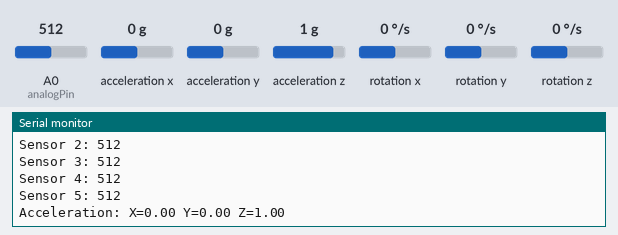
Bench run of a sketch on a simulated ESP8266 (NodeMCU). Shown: the last lines printed to the serial monitor. Inputs (shaded band) come from the test bench; at power-on: A0 (analogPin) = 512, acceleration x 0 g, acceleration y 0 g, acceleration z 1 g, rotation x 0 °/s, rotation y 0 °/s, rotation z 0 °/s. WiFi joins after 1.5 s; servers stay silent unless stated.

Above: at 3.2 s.
3.3 s: A0 (analogPin) set to 106
At 3.3 s:
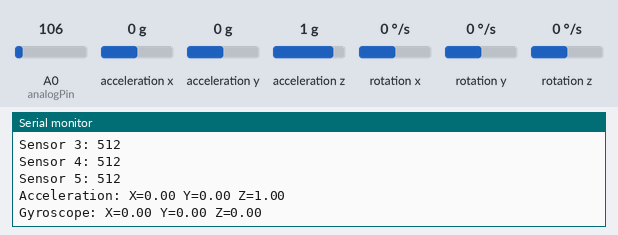
4.8 s: A0 (analogPin) set to 89
At 6.3 s:
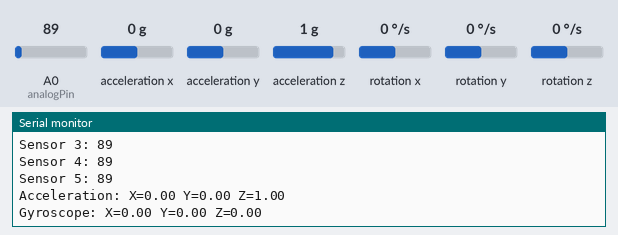
Timing chart, 0 to 7.8 s (numbered marks = the images above; inputs shaded):
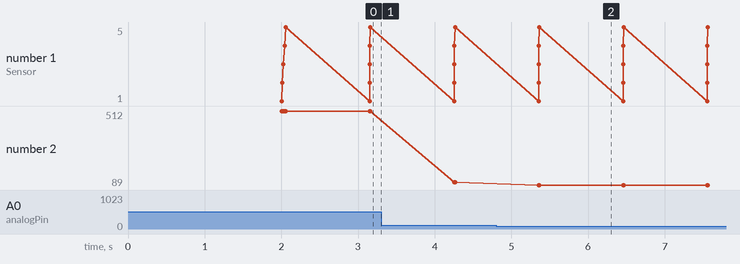

The sketch:

LeftShoe.ino
```cpp
/*#include <ESP8266WiFi.h>
#include <Wire.h>
#include <MPU6050.h>
#include <WiFiClient.h>
#include <ESP8266HTTPClient.h>

MPU6050 mpu;
const int S0 = D5;
const int S1 = D6;
const int S2 = D7;
const int analogPin = A0;

const char* ssid = "MCA_IOT";
const char* password = "23471482024";

const char* server = "api.thingspeak.com";
const String apiKey = "SJVQUTQELHREHI2B";

WiFiClient client;

void setup() {
    Wire.begin();
    Serial.begin(9600);
    mpu.initialize();
    pinMode(S0, OUTPUT);
    pinMode(S1, OUTPUT);
    pinMode(S2, OUTPUT);

    WiFi.begin(ssid, password);
    while (WiFi.status() != WL_CONNECTED) {
        delay(1000);
        Serial.println("Connecting to WiFi...");
    }
    Serial.println("Connected to WiFi");
}

void loop() {
    int sensorValue1 = readSensor(0);
    int sensorValue2 = readSensor(1);

    int16_t ax, ay, az;
    int16_t gx, gy, gz;

    mpu.getAcceleration(&ax, &ay, &az);
    mpu.getRotation(&gx, &gy, &gz);

    float accelX = ax / 16384.0;
    float accelY = ay / 16384.0;
    float accelZ = az / 16384.0;

    float gyroX = gx / 131.0;
    float gyroY = gy / 131.0;
    float gyroZ = gz / 131.0;

    Serial.print("Sensor 1: ");
    Serial.println(sensorValue1);
    Serial.print("Sensor 2: ");
    Serial.println(sensorValue2);
    Serial.print("Acceleration: ");
    Serial.print("X="); Serial.print(accelX);
    Serial.print(" Y="); Serial.print(accelY);
    Serial.print(" Z="); Serial.println(accelZ);
    Serial.print("Gyroscope: ");
    Serial.print("X="); Serial.print(gyroX);
    Serial.print(" Y="); Serial.print(gyroY);
    Serial.print(" Z="); Serial.println(gyroZ);

    // Upload data to ThingSpeak
    uploadToThingSpeak(sensorValue1, sensorValue2, accelX, accelY, accelZ, gyroX, gyroY, gyroZ);

    delay(1000);  // Adjust delay as per your requirement
}

int readSensor(int channel) {
    digitalWrite(S0, bitRead(channel, 0));
    digitalWrite(S1, bitRead(channel, 1));
    digitalWrite(S2, bitRead(channel, 2));
    return analogRead(analogPin);
}

void uploadToThingSpeak(int sensorValue1, int sensorValue2, float accelX, float accelY, float accelZ, float gyroX, float gyroY, float gyroZ) {
    if (client.connect(server, 80)) {
        String url = "/update?api_key=" + apiKey +
                     "&field1=" + String(sensorValue1) +
                     "&field2=" + String(sensorValue2) +
                     "&field3=" + String(accelX) +
                     "&field4=" + String(accelY) +
                     "&field5=" + String(accelZ) +
                     "&field6=" + String(gyroX) +
                     "&field7=" + String(gyroY) +
                     "&field8=" + String(gyroZ);

        Serial.print("Sending data to ThingSpeak: ");
        Serial.println(url);

        client.print(String("GET ") + url + " HTTP/1.1\r\n" +
                     "Host: " + server + "\r\n" +
                     "Connection: close\r\n\r\n");

        delay(1000); // Delay to allow the server to process the request

        while (client.available()) {
            String line = client.readStringUntil('\r');
            Serial.print(line);
        }
        Serial.println();
        client.stop();
    } else {
        Serial.println("Failed to connect to ThingSpeak server!");
    }
}*/


#include <ESP8266WiFi.h>
#include <Wire.h>
#include <MPU6050.h>

MPU6050 mpu;
const int S0 = D5;
const int S1 = D6;
const int S2 = D7;
const int analogPin = A0;

const char* ssid = "MCA_IOT";
const char* password = "23471482024";

//WiFiClient client;

void setup() {
    Wire.begin();
    Serial.begin(9600);
    mpu.initialize();
    pinMode(S0, OUTPUT);
    pinMode(S1, OUTPUT);
    pinMode(S2, OUTPUT);

    // Connect to WiFi
    WiFi.begin(ssid, password);
    while (WiFi.status() != WL_CONNECTED) {
        delay(1000);
        Serial.println("Connecting to WiFi...");
    }
    Serial.println("Connected to WiFi");
}

void loop() {
    // Read data from 5 sensors
    int sensorValues[5];
    for (int i = 0; i < 5; i++) {
        sensorValues[i] = readSensor(i);
    }

    int16_t ax, ay, az;
    int16_t gx, gy, gz;

    mpu.getAcceleration(&ax, &ay, &az);
    mpu.getRotation(&gx, &gy, &gz);

    float accelX = ax / 16384.0;
    float accelY = ay / 16384.0;
    float accelZ = az / 16384.0;

    float gyroX = gx / 131.0;
    float gyroY = gy / 131.0;
    float gyroZ = gz / 131.0;

    // Display sensor values on Serial Monitor
    Serial.println("Sensor Values:");
    for (int i = 0; i < 5; i++) {
        Serial.print("Sensor ");
        Serial.print(i + 1);
        Serial.print(": ");
        Serial.println(sensorValues[i]);
    }

    Serial.print("Acceleration: ");
    Serial.print("X="); Serial.print(accelX);
    Serial.print(" Y="); Serial.print(accelY);
    Serial.print(" Z="); Serial.println(accelZ);

    Serial.print("Gyroscope: ");
    Serial.print("X="); Serial.print(gyroX);
    Serial.print(" Y="); Serial.print(gyroY);
    Serial.print(" Z="); Serial.println(gyroZ);

    delay(1000);  // Adjust delay as per your requirement
}

int readSensor(int channel) {
    // Ensure channel is within the valid range
    if (channel < 0 || channel > 4) {
        Serial.println("Invalid sensor channel");
        return 0;
    }

    // Set S0, S1, S2 pins according to the sensor channel
    digitalWrite(S0, bitRead(channel, 0));
    digitalWrite(S1, bitRead(channel, 1));
    digitalWrite(S2, bitRead(channel, 2));
    return analogRead(analogPin);
}
```

Measured:
- after the input at 4.8 s, the serial monitor: prints a new line after 0.56 s (image 2)
- plotted number 2: 512 → 106 after the input at 3.3 s, 106 → 89 after the input at 4.8 s
